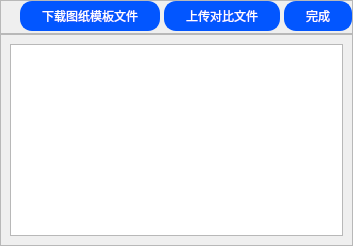
                     <widget class="QWidget" name="PicDownload">
                      <layout class="QVBoxLayout" name="verticalLayout_21" stretch="1,8">
                       <property name="spacing">
                        <number>0</number>
                       </property>
                       <property name="leftMargin">
                        <number>0</number>
                       </property>
                       <property name="topMargin">
                        <number>0</number>
                       </property>
                       <property name="rightMargin">
                        <number>0</number>
                       </property>
                       <property name="bottomMargin">
                        <number>0</number>
                       </property>
                       <item>
                        <widget class="QFrame" name="frame_4">
                         <property name="frameShape">
                          <enum>QFrame::Shape::StyledPanel</enum>
                         </property>
                         <property name="frameShadow">
                          <enum>QFrame::Shadow::Raised</enum>
                         </property>
                         <layout class="QHBoxLayout" name="horizontalLayout_32" stretch="1,8,0,3,0">
                          <property name="spacing">
                           <number>0</number>
                          </property>
                          <property name="leftMargin">
                           <number>0</number>
                          </property>
                          <property name="topMargin">
                           <number>0</number>
                          </property>
                          <property name="rightMargin">
                           <number>0</number>
                          </property>
                          <property name="bottomMargin">
                           <number>0</number>
                          </property>
                          <item>
                           <widget class="QFrame" name="frame_13">
                            <property name="frameShape">
                             <enum>QFrame::Shape::StyledPanel</enum>
                            </property>
                            <property name="frameShadow">
                             <enum>QFrame::Shadow::Raised</enum>
                            </property>
                            <widget class="QLabel" name="pic_return">
                             <property name="geometry">
                              <rect>
                               <x>10</x>
                               <y>10</y>
                               <width>41</width>
                               <height>41</height>
                              </rect>
                             </property>
                             <property name="styleSheet">
                              <string notr="true">border-image: url(:/icons/images/icons/recall.png);</string>
                             </property>
                             <property name="text">
                              <string/>
                             </property>
                            </widget>
                           </widget>
                          </item>
                          <item>
                           <widget class="QLabel" name="pic_info">
                            <property name="styleSheet">
                             <string notr="true">color: #222;
font-family: '微软雅黑', 'Microsoft YaHei', Arial, sans-serif;
font-size: 24px;
font-weight: bold;
</string>
                            </property>
                            <property name="text">
                             <string/>
                            </property>
                           </widget>
                          </item>
                          <item>
                           <widget class="QPushButton" name="downloadMBBtn">
                            <property name="styleSheet">
                             <string notr="true">QPushButton {
font: 18px,bold, &quot;微软雅黑&quot;;
border: 2px solid #0256FF;
border-radius: 12px;	
background-color: #0256FF;
color: #FFFFFF;
padding: 4px 20px;
margin-bottom: 2px;
margin-left: 4px;
}

QPushButton:hover {
    background-color: #BFBFBF;
	border: 2px solid #BFBFBF;
}</string>
                            </property>
                            <property name="text">
                             <string>下载图纸模板文件</string>
                            </property>
                           </widget>
                          </item>
                          <item>
                           <widget class="QPushButton" name="uploadCheckBtn">
                            <property name="styleSheet">
                             <string notr="true">QPushButton {
font: 18px,bold, &quot;微软雅黑&quot;;
border: 2px solid #0256FF;
border-radius: 12px;	
background-color: #0256FF;
color: #FFFFFF;
padding: 4px 20px;
margin-bottom: 2px;
margin-left: 4px;
}

QPushButton:hover {
    background-color: #BFBFBF;
	border: 2px solid #BFBFBF;
}</string>
                            </property>
                            <property name="text">
                             <string>上传对比文件</string>
                            </property>
                           </widget>
                          </item>
                          <item>
                           <widget class="QPushButton" name="drawEndBtn">
                            <property name="styleSheet">
                             <string notr="true">QPushButton {
font: 18px,bold, &quot;微软雅黑&quot;;
border: 2px solid #0256FF;
border-radius: 12px;	
background-color: #0256FF;
color: #FFFFFF;
padding: 4px 20px;
margin-bottom: 2px;
margin-left: 4px;
}

QPushButton:hover {
    background-color: #BFBFBF;
	border: 2px solid #BFBFBF;
}</string>
                            </property>
                            <property name="text">
                             <string>完成</string>
                            </property>
                           </widget>
                          </item>
                         </layout>
                        </widget>
                       </item>
                       <item>
                        <widget class="QFrame" name="frame_5">
                         <property name="frameShape">
                          <enum>QFrame::Shape::StyledPanel</enum>
                         </property>
                         <property name="frameShadow">
                          <enum>QFrame::Shadow::Raised</enum>
                         </property>
                         <layout class="QVBoxLayout" name="verticalLayout_22">
                          <item>
                           <widget class="TableView" name="tableview"/>
                          </item>
                         </layout>
                        </widget>
                       </item>
                      </layout>
                     </widget>
